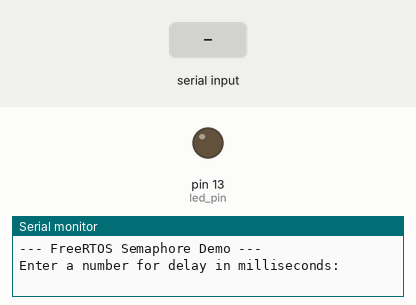
Bench run of a sketch on a simulated Arduino Uno, built with avr-gcc and run on an emulated ATmega328P. Shown: output pins drawn as LEDs (lit = HIGH), the last lines printed to the serial monitor. Dashed ring = blinking. The test bench sets the inputs (shaded band).

Above: at 1.8 s.
1.9 s: "90,45\n" received over Serial
At 2.12 s:
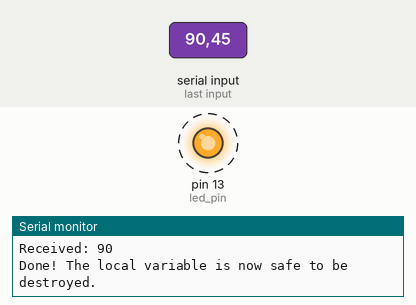
Timing chart, 0 to 10.9 s (numbered marks = the images above; inputs shaded):
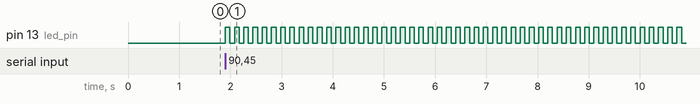

The sketch:

semaphore-demo.ino
```cpp
#include <Arduino_FreeRTOS.h>

static const int led_pin = LED_BUILTIN;
static SemaphoreHandle_t bin_sem;

// Blinking Task
void blinkLED(void *parameters) {
  int num = *(int *)parameters;

  // unlock the master task by giving the binary semaphore
  xSemaphoreGive(bin_sem);

  Serial.print("Received: ");
  Serial.println(num);

  pinMode(led_pin, OUTPUT);

  while (1) {
    digitalWrite(led_pin, HIGH);
    vTaskDelay(num / portTICK_PERIOD_MS);
    digitalWrite(led_pin, LOW);
    vTaskDelay(num / portTICK_PERIOD_MS);
  }
}

// Main Master Task
void masterTask(void *parameters) {
  long int delay_arg;

  Serial.println("Enter a number for delay in milliseconds: ");

  // wait for user input
  while (Serial.available() <= 0) {
    vTaskDelay(10 / portTICK_PERIOD_MS);
  }

  delay_arg = Serial.parseInt();
  Serial.print("Sending: ");
  Serial.println(delay_arg);

  // launch the blink task
  xTaskCreate(blinkLED, "Blink LED", 256, (void *)&delay_arg, 1, NULL);

  // wait for the binary semaphore to be given by blinkLED.
  // because binary semaphores start empty, we will block here immediately!
  xSemaphoreTake(bin_sem, portMAX_DELAY);

  Serial.println("Done! The local variable is now safe to be destroyed.");

  // delete the master task since its job is done
  vTaskDelete(NULL);
}

void setup() {
  Serial.begin(115200);
  delay(1000);

  Serial.println();
  Serial.println("--- FreeRTOS Semaphore Demo ---");

  // create the binary semaphore (it starts with 0 keys available)
  bin_sem = xSemaphoreCreateBinary();

  // launch the master task
  xTaskCreate(masterTask, "Master Task", 256, NULL, 1, NULL);

  vTaskStartScheduler();
}

void loop() {
}
```

Measured:
- after the input at 1.9 s, pin 13 (led_pin): alternates HIGH for 0.09 s and LOW for 0.09 s, starting at once
